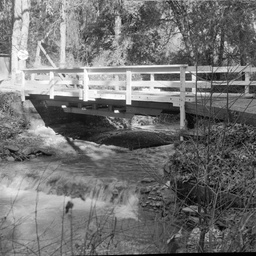
#> input picture lab/guiimp/img/cinza_3.jpg, 256 x 256 px, shrunk from 512 x 512 before the run, found by its file name
$ python teste_convolve.py
#> lines starting #> are read from the running program, lines starting #| are printed output that depends on the picture
import os
import platform
import threading

import time as t
import numpy as np
import matplotlib.pyplot as mp

from PIL import Image
from math import floor

def imread( filename ):
	img = mp.imread( filename, np.uint8 )
#> img is the input picture: shape (256, 256); min 0, max 255, mean 113.8
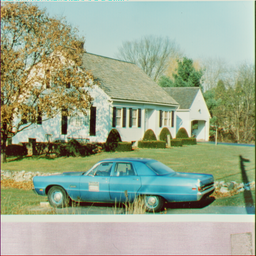
#> input picture lab/guiimp/img/cor_6.tiff, 256 x 256 px, shrunk from 512 x 512 before the run, found by its file name
#> in imread, img is the input picture: shape (256, 256, 3); mean R, G, B 155.5, 168.3, 142.3
	return img

def imshow( img ):
	plt = mp.imshow(img, cmap=mp.gray(), origin="upper", vmin=0, vmax=255)
	plt.set_interpolation('nearest')
	mp.show()

def is_gray_image( img ):
	if( isinstance(img, np.ndarray) ):
		if( img.ndim == 2 ):
			return True
		else:
			return False
	else:
		return False

def maskBlur():
	print("maskBlur")
	mask = np.array( ([ [1, 2, 1], [2, 4, 2], [1, 2, 1] ]) ) * 1/16
	return mask

def calcula_pixel_p_b( img, img_i, img_j, mask, half_mask, convoluted_img ):
    # PIXEL ATUAL
	pxl_atual = 0
	convoluted_window = np.zeros( (mask.shape[0],mask.shape[1]), np.float32 )
	for mask_i in range( mask.shape[0] ):
		for mask_j in range( mask.shape[1] ):
			# CALCULANDO INDICES DA IMAGEM
			idx_img_i = img_i + ( mask_i - half_mask[0] )
			idx_img_j = img_j + ( mask_j - half_mask[1] )

			# VERIFICANDO LIMIARES DA IMAGEM
			if( idx_img_i >= img.shape[0] ):
				idx_img_i = img.shape[0] - 1
			elif( idx_img_i < 0 ):
				idx_img_i = 0

			if( idx_img_j >= img.shape[1] ):
				idx_img_j = img.shape[1] - 1
			elif( idx_img_j < 0 ):
				idx_img_j = 0

			# EXECUTANDO SOMA DA MASCARA NO PIXEL ATUAL
			pxl_atual = pxl_atual + img[idx_img_i, idx_img_j] * mask[mask_i, mask_j]

	# ATRIBUINDO NOVA COR AO PIXEL ATUAL
	pxl_atual = floor( pxl_atual )
	if( pxl_atual > 255 ):
		pxl_atual = 255
	elif( pxl_atual < 0 ):
		pxl_atual = 0
	convoluted_img[img_i, img_j] = pxl_atual

def calcula_pixel_cor( img, img_i, img_j, mask, half_mask, convoluted_img ):
	# PIXEL ATUAL
	pxl_atual_r = 0
	pxl_atual_g = 0
	pxl_atual_b = 0

	for mask_i in range( mask.shape[0] ):
		for mask_j in range( mask.shape[1] ):
			# CALCULANDO INDICES DA IMAGEM
			idx_img_i = img_i + ( mask_i - half_mask[0] )
			idx_img_j = img_j + ( mask_j - half_mask[1] )
			# VERIFICANDO LIMIARES DA IMAGEM
			if( idx_img_i >= img.shape[0] ):
				idx_img_i = img.shape[0] - 1
			elif( idx_img_i < 0 ):
				idx_img_i = 0

			if( idx_img_j >= img.shape[1] ):
				idx_img_j = img.shape[1] - 1
			elif( idx_img_j < 0 ):
				idx_img_j = 0

			# EXECUTANDO SOMA DA MASCARA NO PIXEL ATUAL
			pxl_atual_r = pxl_atual_r + img[idx_img_i, idx_img_j, 0] * mask[mask_i, mask_j]
			pxl_atual_g = pxl_atual_g + img[idx_img_i, idx_img_j, 1] * mask[mask_i, mask_j]
			pxl_atual_b = pxl_atual_b + img[idx_img_i, idx_img_j, 2] * mask[mask_i, mask_j]

	# ATRIBUINDO NOVA COR AO PIXEL ATUAL
	pxl_atual_r = floor( pxl_atual_r )
	if( pxl_atual_r > 255 ):
		pxl_atual_r = 255
	elif( pxl_atual_r < 0 ):
		pxl_atual_r = 0

	pxl_atual_g = floor( pxl_atual_g )
	if( pxl_atual_g > 255 ):
		pxl_atual_g = 255
	elif( pxl_atual_g < 0 ):
		pxl_atual_g = 0

	pxl_atual_b = floor( pxl_atual_b )
	if( pxl_atual_b > 255 ):
		pxl_atual_b = 255
	elif( pxl_atual_b < 0 ):
		pxl_atual_b = 0

	convoluted_img[img_i, img_j, 0] = pxl_atual_r
	convoluted_img[img_i, img_j, 1] = pxl_atual_g
	convoluted_img[img_i, img_j, 2] = pxl_atual_b


def convolve( img, mask ):
	print( "convolve method" )
	print( "img shape:", img.shape)
#| img shape: (256, 256)
	print( "mask shape:", mask.shape)
#| mask shape: (3, 3)

	half_mask = floor( mask.shape[0] / 2 ), floor( mask.shape[1] / 2 )
#> half_mask = (1, 1)

	if( isinstance( img, np.ndarray ) and isinstance( mask, np.ndarray ) ):
		convoluted_img = np.zeros( img.shape, np.uint8 )

		if( is_gray_image( img ) ):
			for img_i in range( img.shape[0] ):
				for img_j in range( img.shape[1] ):
					calcula_pixel_p_b( img, img_i, img_j, mask, half_mask, convoluted_img )
		else:
			for img_i in range( img.shape[0] ):
				for img_j in range( img.shape[1] ):
					calcula_pixel_cor( img, img_i, img_j, mask, half_mask, convoluted_img )

		return convoluted_img
	return None

path_p_b = "C:\\Users\\asnascimento\\Documents\\Mestrado\\visao_computacional\\lab\\guiimp\\img\\cinza_3.jpg"
path_cor = "C:\\Users\\asnascimento\\Documents\\Mestrado\\visao_computacional\\lab\\guiimp\\img\\cor_6.tiff"

img_p_b = imread( path_p_b )
img_cor = imread( path_cor )

print( "-------------------------------------")
ini = t.time()
img_res_p_b = convolve( img_p_b, maskBlur() )
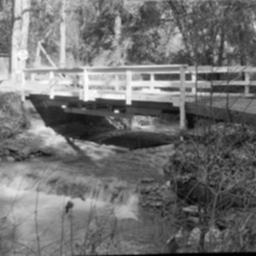
#> img_res_p_b: shape (256, 256); min 0, max 253, mean 113.3
print( "normal  :", t.time() - ini )

print( "-------------------------------------")
ini = t.time()
img_res_cor = convolve( img_cor, maskBlur() )
#| img shape: (256, 256, 3)
#| mask shape: (3, 3)
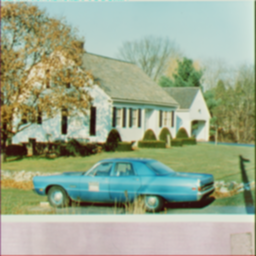
#> img_res_cor: shape (256, 256, 3); mean R, G, B 155, 167.9, 141.8
print( "normal  :", t.time() - ini )

imshow( img_p_b )
imshow( img_res_p_b )
imshow( img_cor )
imshow( img_res_cor )
